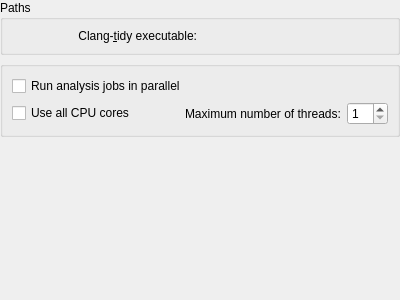
<?xml version="1.0" encoding="UTF-8"?>
<ui version="4.0">
 <class>ClangTidyPreferences</class>
 <widget class="QWidget" name="ClangTidyPreferences">
  <property name="geometry">
   <rect>
    <x>0</x>
    <y>0</y>
    <width>400</width>
    <height>300</height>
   </rect>
  </property>
  <layout class="QVBoxLayout" name="settingsLayout" stretch="0,0">
   <property name="leftMargin">
    <number>0</number>
   </property>
   <property name="topMargin">
    <number>0</number>
   </property>
   <property name="rightMargin">
    <number>0</number>
   </property>
   <property name="bottomMargin">
    <number>0</number>
   </property>
   <item>
    <widget class="QGroupBox" name="pathsGroupBox">
     <property name="title">
      <string>Paths</string>
     </property>
     <layout class="QHBoxLayout" name="pathsGroupBoxLayout">
      <item>
       <layout class="QVBoxLayout" name="pathsLabelsLayout">
        <item>
         <widget class="QLabel" name="clangtidyLabel">
          <property name="text">
           <string>Clang-&amp;tidy executable:</string>
          </property>
          <property name="alignment">
           <set>Qt::AlignRight|Qt::AlignTrailing|Qt::AlignVCenter</set>
          </property>
          <property name="buddy">
           <cstring>kcfg_clangtidyPath</cstring>
          </property>
         </widget>
        </item>
       </layout>
      </item>
      <item>
       <layout class="QVBoxLayout" name="pathsUrlsLayout">
        <item>
         <widget class="KUrlRequester" name="kcfg_clangtidyPath">
          <property name="toolTip">
           <string>The full path to the clang-tidy executable</string>
          </property>
         </widget>
        </item>
       </layout>
      </item>
     </layout>
    </widget>
   </item>
   <item>
    <widget class="QGroupBox" name="jobsBox">
     <property name="title">
      <string/>
     </property>
     <layout class="QVBoxLayout" name="verticalLayout">
      <item>
       <widget class="QCheckBox" name="kcfg_parallelJobsEnabled">
        <property name="text">
         <string>Run analysis jobs in parallel</string>
        </property>
       </widget>
      </item>
      <item>
       <layout class="QHBoxLayout" name="horizontalLayout">
        <item>
         <widget class="QCheckBox" name="kcfg_parallelJobsAutoCount">
          <property name="text">
           <string>Use all CPU cores</string>
          </property>
         </widget>
        </item>
        <item>
         <spacer name="horizontalSpacer">
          <property name="orientation">
           <enum>Qt::Horizontal</enum>
          </property>
          <property name="sizeHint" stdset="0">
           <size>
            <width>40</width>
            <height>20</height>
           </size>
          </property>
         </spacer>
        </item>
        <item>
         <widget class="QLabel" name="parallelJobsFixedCountLabel">
          <property name="text">
           <string>Maximum number of threads:</string>
          </property>
         </widget>
        </item>
        <item>
         <widget class="QSpinBox" name="kcfg_parallelJobsFixedCount">
          <property name="minimum">
           <number>1</number>
          </property>
         </widget>
        </item>
       </layout>
      </item>
     </layout>
    </widget>
   </item>
   <item>
    <spacer name="settingsSpacer">
     <property name="orientation">
      <enum>Qt::Vertical</enum>
     </property>
     <property name="sizeHint" stdset="0">
      <size>
       <width>20</width>
       <height>186</height>
      </size>
     </property>
    </spacer>
   </item>
  </layout>
 </widget>
 <customwidgets>
  <customwidget>
   <class>KUrlRequester</class>
   <extends>QWidget</extends>
   <header>kurlrequester.h</header>
   <container>1</container>
  </customwidget>
 </customwidgets>
 <resources/>
 <connections/>
</ui>
